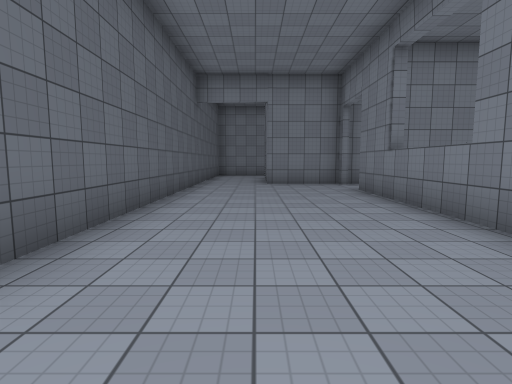
view 1 (above)

22 first-person views from a walk through a Unity game level. The camera is 1.5 m above the floor, tilts 6° down and sees 80° across. The floor is counted in squares, 2 m on a side. Each view is taken from the middle of a square. On the plan, view 1 faces up. The plan holds only what a view shows up to about 10 squares ahead; the rest is blank. The place goes on beyond the plan. Door leaves are left out, so doorways stand open. Some surface patterns are stand-ins.

view 2
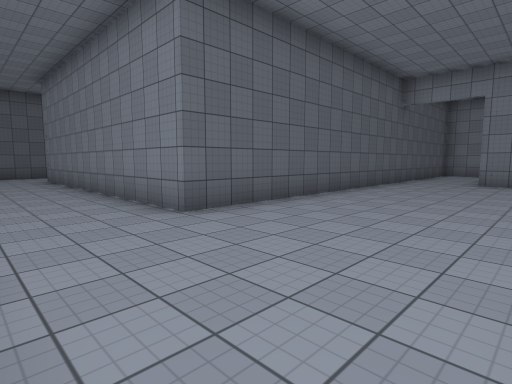

view 3
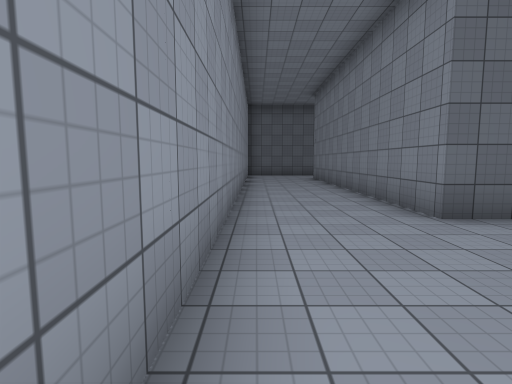

view 4
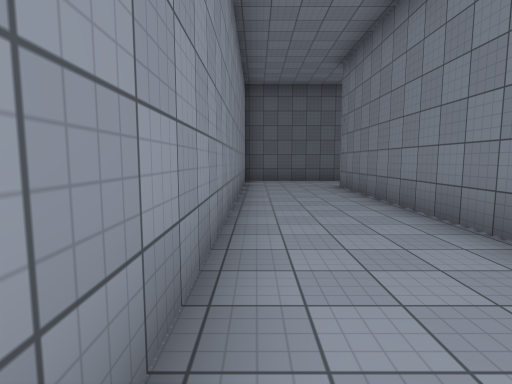

view 5
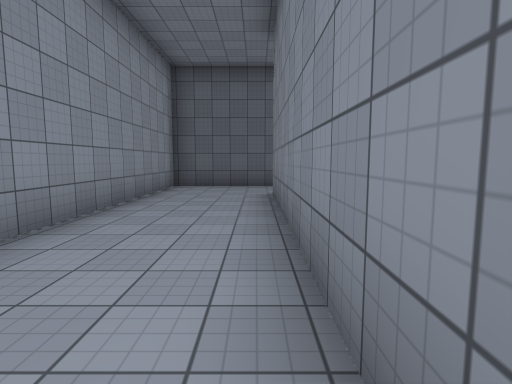

view 6
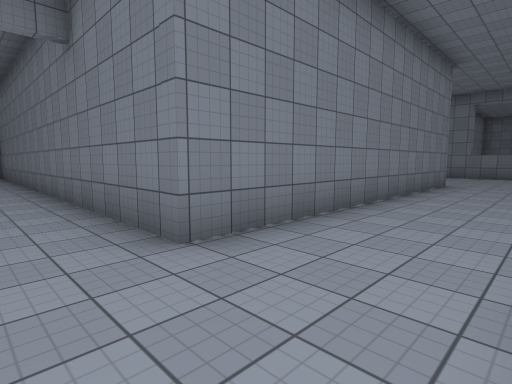

view 7
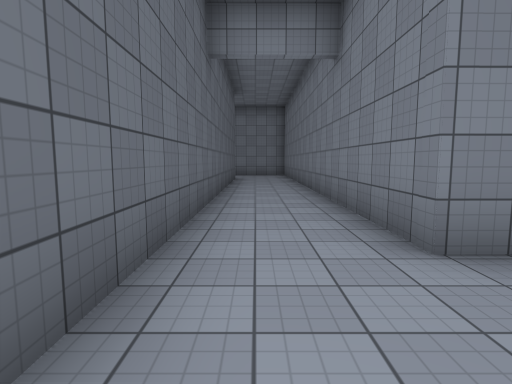

view 8
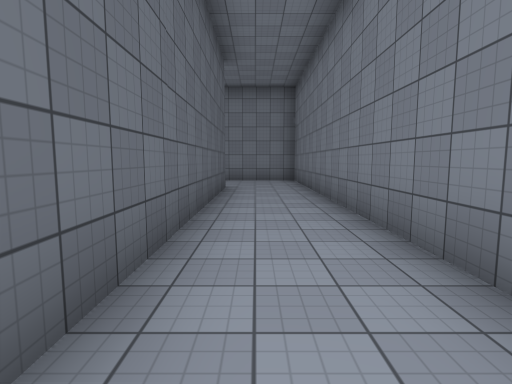

view 9
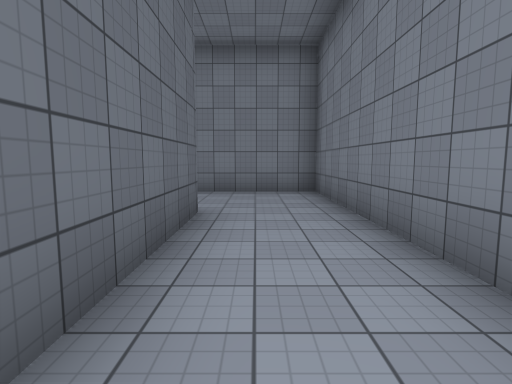

view 10
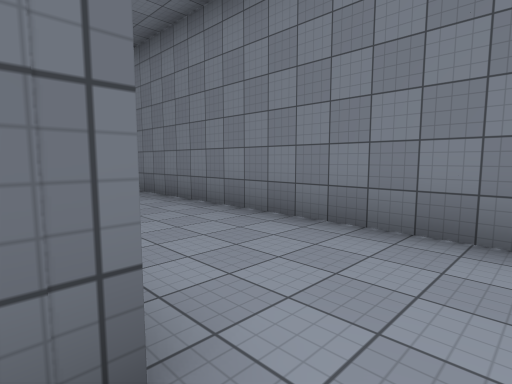

view 11
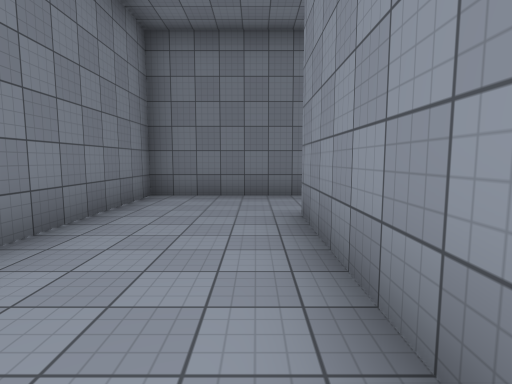

view 12
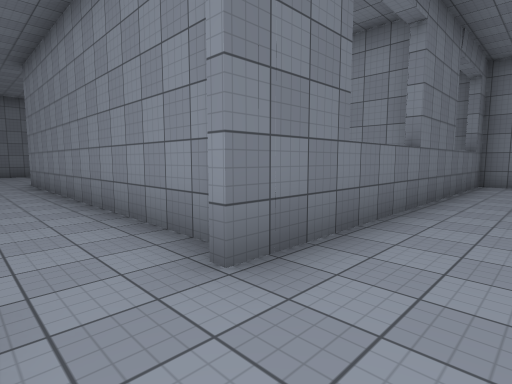

view 13
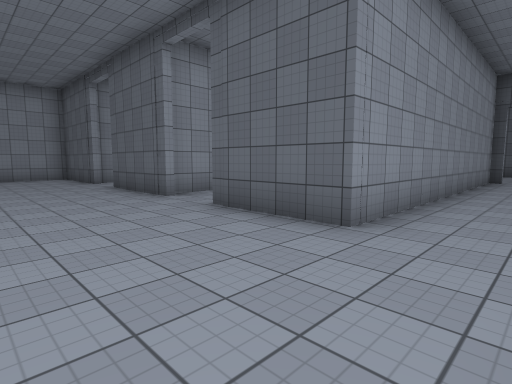

view 14
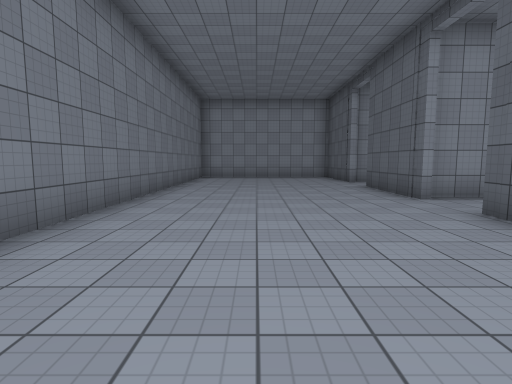

view 15
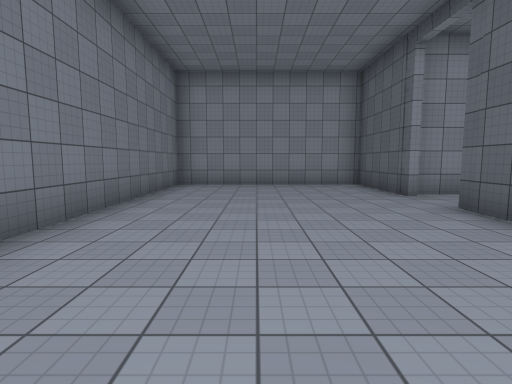

view 16
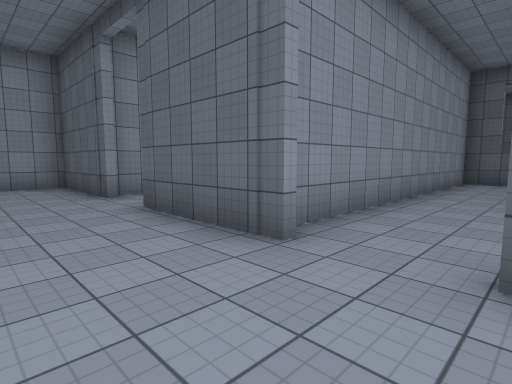

view 17
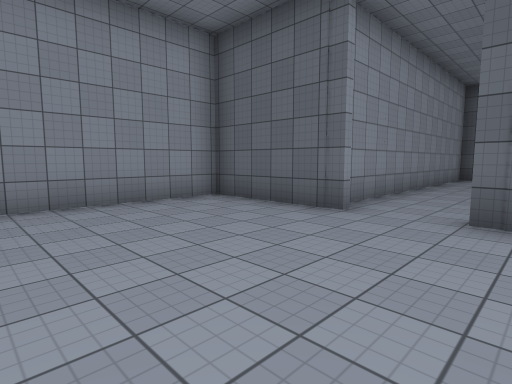

view 18
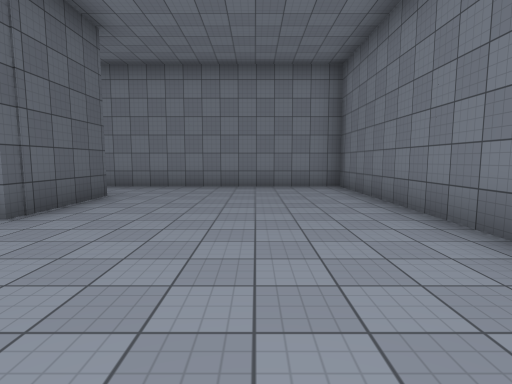

view 19
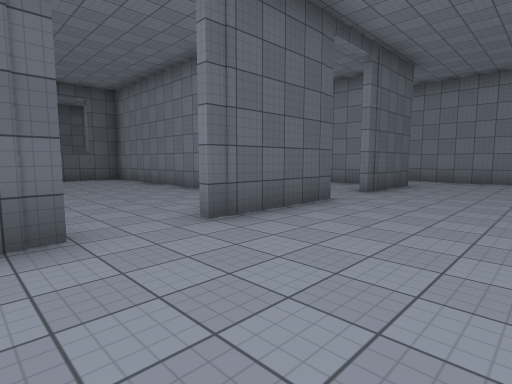

view 20
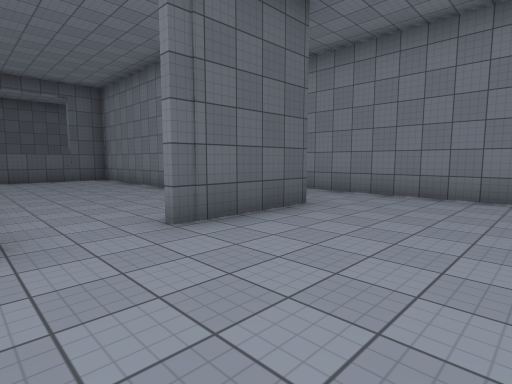

view 21
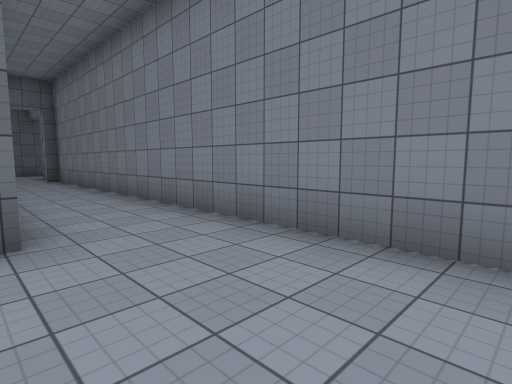

view 22
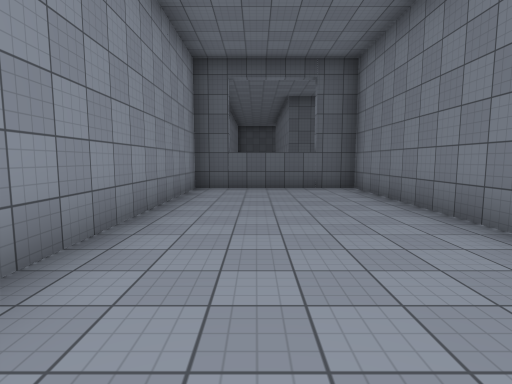

### Floor plan
Points are (right, up) in squares from view 1. A wall is a line through its corners. A room is listed if a view was taken in it or the views show most of it. See-through windows are left out.
Room 1 (views 1, 2, 3, 4, 5, 6, 7, 8, 12)
walls: (-1.8, 10) (-1.8, 1.4) (-10.6, 1.4) (-10.6, 4.6); (2.6, 9.6) (0.2, 9.6); (-12.8, 4.5) (-12.8, -1.4) (2.6, -1.4) (2.6, 7.8)
ways out: open door at (-11.5, 4.5) to room 2; opening at (3, 8.5) to room 3; open door at (-0.5, 10)
Room 2 (views 9, 10, 11)
walls: (-16.4, 11.4) (-12.8, 11.4) (-12.8, 4.5); (-10.6, 4.6) (-10.6, 14.2) (-17.5, 14.2)
ways out: open door at (-11.5, 4.5) to room 1
Room 3 (views 13, 14, 15, 16, 17, 18, 19, 20, 21)
walls: (11.9, 3.3) (11.9, 0.3); (11.9, -1.2) (11.9, -4.4) (17.4, -4.4) (17.4, 9.6) (2.9, 9.6); (2.6, 7.4) (11.9, 7.4) (11.9, 4.8)
ways out: opening at (3, 8.5) to room 1; opening at (12, -0.5) to room 4; opening at (12, 4) to room 5
Room 4 (view 22)
walls: (8.4, 2.6) (2.9, 2.6) (2.9, -1.6) (11.6, -1.6)
ways out: opening at (12, -0.5) to room 3
Room 5 (no view inside)
walls: (7.4, 7.1) (4.9, 7.1); (2.9, 5.1) (2.9, 2.9) (11.5, 2.9); (10.6, 7.1) (9.9, 7.1)
ways out: opening at (12, 4) to room 3

Where each view was taken, in squares from view 1:
view 1: 0 up, 0 right, facing up
view 2: 1 down, 2 right, facing up-left
view 3: 1 down, 2 right, facing left
view 4: 1 down, 2 left, facing left
view 5: 1 up, 4 left, facing left
view 6: 1 down, 12 left, facing up-right
view 7: 1 down, 12 left, facing up
view 8: 3 up, 12 left, facing up
view 9: 7 up, 12 left, facing up
view 10: 11 up, 12 left, facing up-left
view 11: 12 up, 17 left, facing right
view 12: 9 up, 1 right, facing down-right
view 13: 9 up, 15 right, facing down-left
view 14: 9 up, 15 right, facing down
view 15: 5 up, 15 right, facing down
view 16: 5 up, 14 right, facing down-left
view 17: 1 up, 16 right, facing down-left
view 18: 1 up, 15 right, facing up
view 19: 2 down, 15 right, facing up-left
view 20: 3 up, 15 right, facing up-left
view 21: 7 up, 15 right, facing up-left
view 22: 0 up, 11 right, facing left
